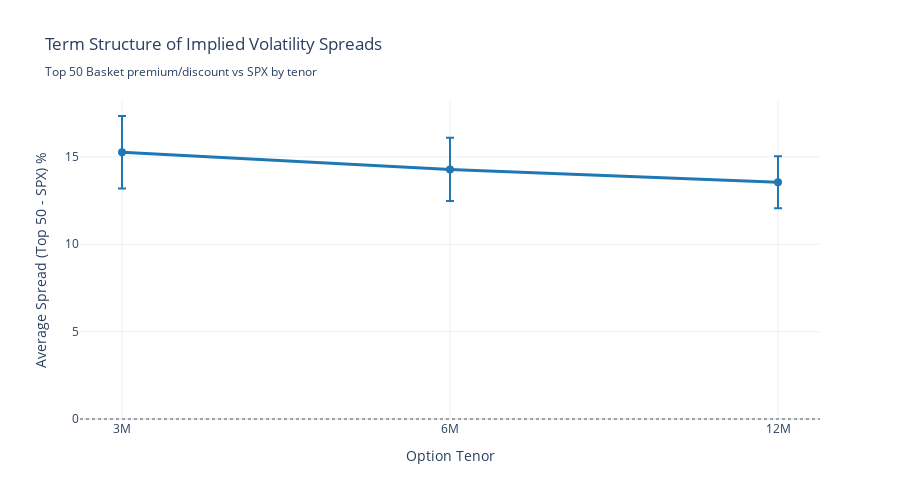

Here is the notebook cell this chart was saved with:
### Markdown cell above
#### Term Structure of Implied Volatility Spreads

### Code cell
# Analyze term structure of spreads
print(f"\n📈 TERM STRUCTURE ANALYSIS OF IMPLIED VOL SPREADS")
print("=" * 60)

# Calculate average spreads by tenor
if len(spread_summary_df) > 0:
    term_structure_data = spread_summary_df[['tenor', 'mean_spread', 'std_spread']].copy()
    term_structure_data['tenor_months'] = term_structure_data['tenor'].map({
        '1M': 1, '3M': 3, '6M': 6, '12M': 12
    })
    term_structure_data = term_structure_data.sort_values('tenor_months')
    
    # Create term structure chart
    fig = go.Figure()
    
    fig.add_trace(
        go.Scatter(
            x=term_structure_data['tenor'],
            y=term_structure_data['mean_spread'],
            mode='lines+markers',
            name='Average Spread',
            line=dict(color='#1f77b4', width=3),
            marker=dict(size=8),
            error_y=dict(
                type='data',
                array=term_structure_data['std_spread'],
                visible=True
            ),
            hovertemplate='<b>%{x}</b><br>Avg Spread: %{y:.3f}%<br>Std Dev: %{error_y.array:.3f}%<extra></extra>'
        )
    )
    
    fig.add_hline(y=0, line_dash="dot", line_color="gray", opacity=0.7)
    
    fig.update_layout(
        title='Term Structure of Implied Volatility Spreads<br><sub>Top 50 Basket premium/discount vs SPX by tenor</sub>',
        xaxis_title='Option Tenor',
        yaxis_title='Average Spread (Top 50 - SPX) %',
        template='plotly_white',
        height=500
    )
    
    fig.show()
    
    # Print term structure insights
    print("Term structure patterns:")
    for _, row in term_structure_data.iterrows():
        print(f"   {row['tenor']:3s}: {row['mean_spread']:+.3f}% ± {row['std_spread']:.3f}%")
    
    # Check for term structure patterns
    spreads = term_structure_data['mean_spread'].values
    if len(spreads) > 1:
        if spreads[-1] > spreads[0]:
            pattern = "UPWARD SLOPING - Longer tenors have higher Top 50 premium"
        elif spreads[-1] < spreads[0]:
            pattern = "DOWNWARD SLOPING - Shorter tenors have higher Top 50 premium"
        else:
            pattern = "FLAT - Consistent spread across tenors"
        
        print(f"\nTerm structure pattern: {pattern}")

### Figure 1 — Plotly figure (JSON) as saved in the notebook; plotly's stock layout.template omitted (floating-point values rounded to 4 significant figures)
{"data": [{"error_y": {"array": [2.074, 1.811, 1.487], "type": "data", "visible": true}, "hovertemplate": "<b>%{x}</b><br>Avg Spread: %{y:.3f}%<br>Std Dev: %{error_y.array:.3f}%<extra></extra>", "line": {"color": "#1f77b4", "width": 3}, "marker": {"size": 8}, "mode": "lines+markers", "name": "Average Spread", "type": "scatter", "x": ["3M", "6M", "12M"], "y": [15.27, 14.28, 13.55]}], "layout": {"height": 500, "shapes": [{"line": {"color": "gray", "dash": "dot"}, "opacity": 0.7, "type": "line", "x0": 0, "x1": 1, "xref": "x domain", "y0": 0, "y1": 0, "yref": "y"}], "title": {"text": "Term Structure of Implied Volatility Spreads<br><sub>Top 50 Basket premium/discount vs SPX by tenor</sub>"}, "xaxis": {"title": {"text": "Option Tenor"}}, "yaxis": {"title": {"text": "Average Spread (Top 50 - SPX) %"}}}}
